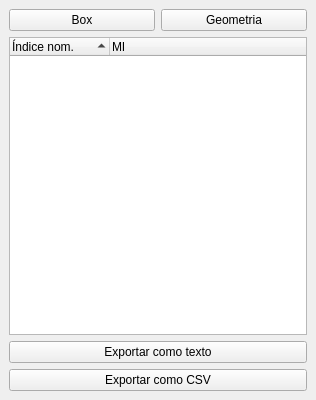
<?xml version="1.0" encoding="UTF-8"?>
<ui version="4.0">
 <class>convWindow</class>
 <widget class="QDockWidget" name="convWindow">
  <property name="geometry">
   <rect>
    <x>0</x>
    <y>0</y>
    <width>316</width>
    <height>400</height>
   </rect>
  </property>
  <property name="sizePolicy">
   <sizepolicy hsizetype="Preferred" vsizetype="Preferred">
    <horstretch>0</horstretch>
    <verstretch>0</verstretch>
   </sizepolicy>
  </property>
  <property name="minimumSize">
   <size>
    <width>316</width>
    <height>400</height>
   </size>
  </property>
  <property name="windowTitle">
   <string>Articulação da folha</string>
  </property>
  <widget class="QWidget" name="dockWidgetContents">
   <layout class="QVBoxLayout" name="verticalLayout">
    <item>
     <layout class="QHBoxLayout" name="horizontalLayout">
      <item>
       <widget class="QPushButton" name="boxButton">
        <property name="text">
         <string>Box</string>
        </property>
        <property name="checkable">
         <bool>true</bool>
        </property>
        <property name="checked">
         <bool>false</bool>
        </property>
        <property name="autoExclusive">
         <bool>false</bool>
        </property>
       </widget>
      </item>
      <item>
       <widget class="QPushButton" name="geometryButton">
        <property name="text">
         <string>Geometria</string>
        </property>
        <property name="checkable">
         <bool>true</bool>
        </property>
        <property name="checked">
         <bool>false</bool>
        </property>
        <property name="autoExclusive">
         <bool>false</bool>
        </property>
       </widget>
      </item>
     </layout>
    </item>
    <item>
     <widget class="QTreeWidget" name="cartasList">
      <property name="editTriggers">
       <set>QAbstractItemView::NoEditTriggers</set>
      </property>
      <property name="alternatingRowColors">
       <bool>true</bool>
      </property>
      <property name="selectionMode">
       <enum>QAbstractItemView::SingleSelection</enum>
      </property>
      <property name="sortingEnabled">
       <bool>true</bool>
      </property>
      <attribute name="headerCascadingSectionResizes">
       <bool>false</bool>
      </attribute>
      <attribute name="headerStretchLastSection">
       <bool>true</bool>
      </attribute>
      <column>
       <property name="text">
        <string>Índice nom.</string>
       </property>
      </column>
      <column>
       <property name="text">
        <string>MI</string>
       </property>
      </column>
     </widget>
    </item>
    <item>
     <widget class="QPushButton" name="txtButton">
      <property name="text">
       <string>Exportar como texto</string>
      </property>
     </widget>
    </item>
    <item>
     <widget class="QPushButton" name="csvButton">
      <property name="text">
       <string>Exportar como CSV</string>
      </property>
     </widget>
    </item>
   </layout>
  </widget>
 </widget>
 <resources/>
 <connections/>
</ui>
